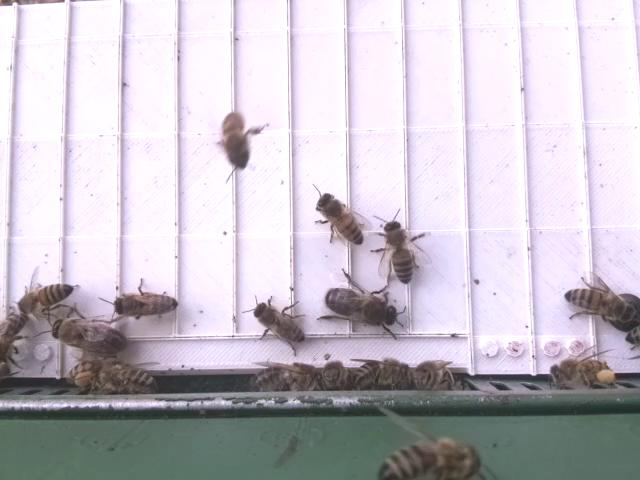
#> input picture train/images/0.jpg, 640 x 480 px
$ jupyter execute data_augmentation.ipynb
#> lines starting #> are read from the running program, lines starting #| are printed output that depends on the picture
#> further down, img is the input picture: shape (480, 640, 3); mean B, G, R 200, 191.2, 196.7
# Data augmentation

[cell 1]
from ultralytics import YOLO
import os
import cv2
from cv2 import Mat
import numpy as np
import sys
HOME = os.getcwd()
print(f"Directory: {HOME}")
print(f"Python version: {sys.version}")

[cell 2]
example_image_path = os.path.join(HOME, "train", "images", "0.jpg")
example_label_path = os.path.join(HOME, "train", "labels", "0.txt")

Function to show image in seperate window, waiting for a key to be pressed

[cell 3]
def show_image_cv2(img: Mat | str):
    if isinstance(img, str):
        img = cv2.imread(img)
    cv2.imshow("Image", img)
    cv2.waitKey(0)
    cv2.destroyAllWindows()

Image manipulation functions

[cell 4]
def change_brightness(img: Mat | str, value: float):
#> called with value = 1.5
    if isinstance(img, str):
        img = cv2.imread(img)
    return cv2.convertScaleAbs(img, alpha=value, beta=0)
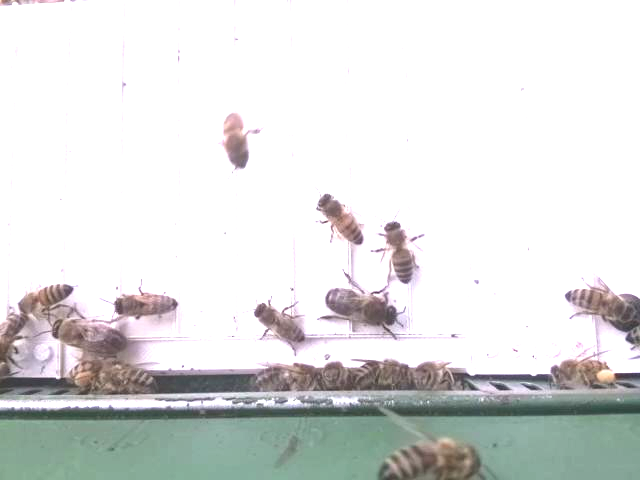
#> returned value: shape (480, 640, 3); mean of channels 0, 1, 2 221.5, 222.4, 220.9; drawn as B, G, R
#> call 2 of change_brightness, with value = 0.5
#> in change_brightness (call 2), `return cv2.convertScaleAbs(img, alpha=value, beta=0)`:
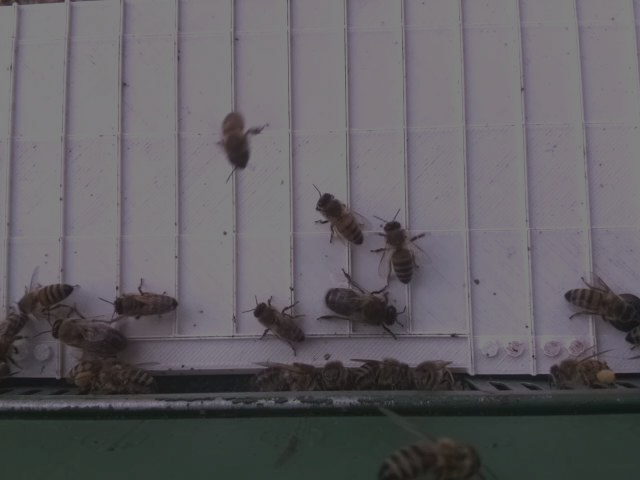
#> returned value: shape (480, 640, 3); mean of channels 0, 1, 2 100.1, 95.6, 98.5; drawn as B, G, R

def change_contrast(img: Mat | str, value: float):
    if isinstance(img, str):
        img = cv2.imread(img)
    return cv2.convertScaleAbs(img, alpha=1.0, beta=value)

def change_saturation(img: Mat | str, value: float):
    if isinstance(img, str):
        img = cv2.imread(img)
    img = cv2.cvtColor(img, cv2.COLOR_BGR2HSV)
    img[:, :, 1] = img[:, :, 1] * value
    return cv2.cvtColor(img, cv2.COLOR_HSV2BGR)

def blur_image(img: Mat | str, kernel_size: int):
#> called with kernel_size = 5
    if isinstance(img, str):
        img = cv2.imread(img)
    return cv2.blur(img, (kernel_size, kernel_size))

def sharpen_image(img: Mat | str):
    if isinstance(img, str):
        img = cv2.imread(img)
    kernel_size = 20
    kernel = np.zeros((kernel_size, kernel_size), np.float32)
    kernel[int((kernel_size - 1) / 2), int((kernel_size - 1) / 2)] = 2.0
    boxFilter = np.ones((kernel_size, kernel_size), np.float32) / float(kernel_size * kernel_size)
    kernel = kernel - boxFilter
    return cv2.filter2D(img, -1, kernel)
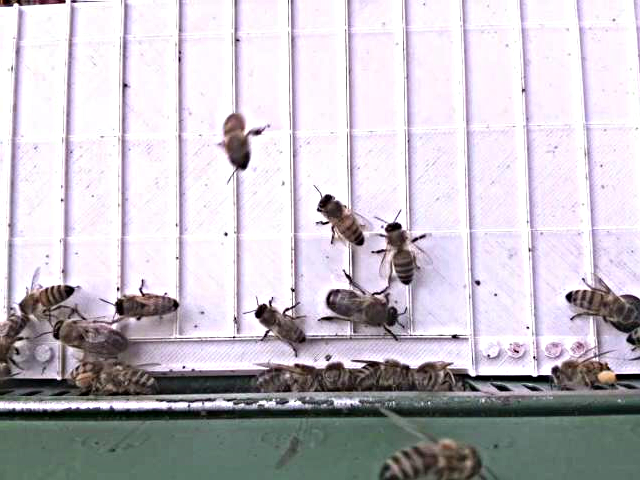
#> returned value: shape (480, 640, 3); mean of channels 0, 1, 2 197.8, 190.1, 195.1; drawn as B, G, R
#> in change_saturation, `img = cv2.cvtColor(img, cv2.COLOR_BGR2HSV)`: img: shape (480, 640, 3); mean H, S, V 125.5, 22.9, 202.9
#> in change_saturation, `img[:, :, 1] = img[:, :, 1] * value`: img: shape (480, 640, 3); mean H, S, V 125.5, 34.1, 202.9
#> in change_saturation (call 2), `img[:, :, 1] = img[:, :, 1] * value`: img: shape (480, 640, 3); mean H, S, V 125.5, 11.2, 202.9

def flip_image(img: Mat | str, flip_code: str):
#> called with flip_code = 'both'
    if isinstance(img, str):
        img = cv2.imread(img)
    if flip_code == 'horizontal':
        return cv2.flip(img, 1)
    elif flip_code == 'vertical':
        return cv2.flip(img, 0)
    elif flip_code == 'both':
        return cv2.flip(img, -1)
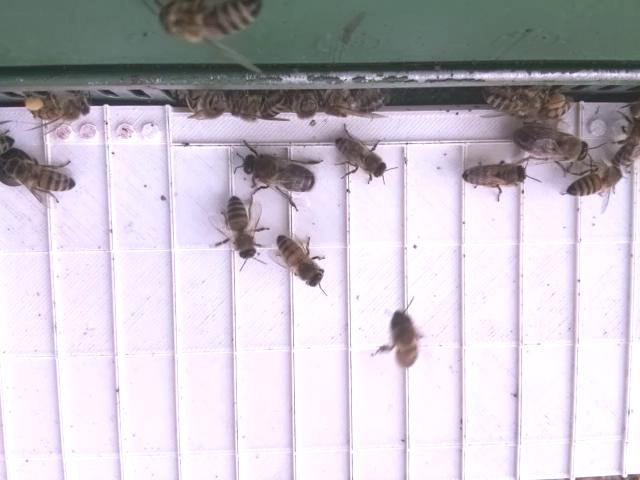
#> returned value: shape (480, 640, 3); mean of channels 0, 1, 2 200, 191.2, 196.7; drawn as B, G, R

Test image manipulation functions

[cell 5]
img = cv2.imread(example_image_path)

#increase brightness
img_bright = change_brightness(img, 1.5)
show_image_cv2(img_bright)

#decrease brightness
img_dark = change_brightness(img, 0.5)
show_image_cv2(img_dark)

#blur
img_blur = blur_image(img, 5)
show_image_cv2(img_blur)

#sharpen
img_sharp = sharpen_image(img)
show_image_cv2(img_sharp)

#increase saturation
img_sat = change_saturation(img, 1.5)
show_image_cv2(img_sat)

#decrease saturation
img_desat = change_saturation(img, 0.5)
show_image_cv2(img_desat)

#flip
img_flip = flip_image(img, 'both')
show_image_cv2(img_flip)
